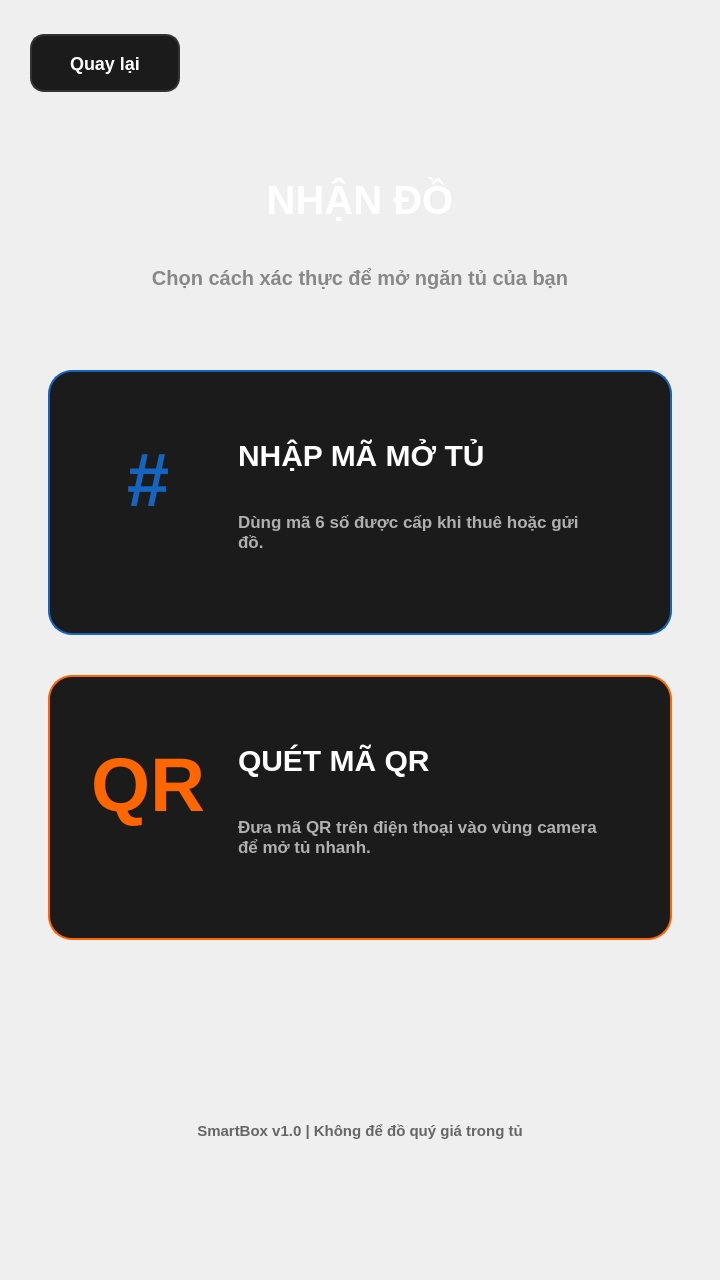
<?xml version="1.0" encoding="UTF-8"?>
<ui version="4.0">
 <class>PickupMethod</class>
 <widget class="QWidget" name="mainContent">
  <property name="geometry">
   <rect>
    <x>0</x>
    <y>0</y>
    <width>720</width>
    <height>1280</height>
   </rect>
  </property>
  <property name="windowTitle">
   <string>Pickup Method</string>
  </property>
  <property name="styleSheet">
   <string notr="true">#mainContent {
    background-color: #0A0A0A;
}
QPushButton#btnBack {
    background-color: #1C1B1B;
    border: 2px solid #333333;
    border-radius: 14px;
    color: #FFFFFF;
    font-size: 18px;
    font-weight: 800;
}
QLabel#titleLabel {
    color: #FFFFFF;
    font-size: 40px;
    font-weight: 900;
}
QLabel#subtitleLabel {
    color: #888888;
    font-size: 20px;
    font-weight: 600;
}
QFrame#pinCard,
QFrame#qrCard {
    background-color: #1C1B1B;
    border-radius: 24px;
}
QFrame#pinCard {
    border: 2px solid #1565C0;
}
QFrame#qrCard {
    border: 2px solid #FF6600;
}
QLabel#pinIcon,
QLabel#qrIcon {
    font-size: 76px;
    font-weight: 900;
    background-color: transparent;
}
QLabel#pinIcon {
    color: #1565C0;
}
QLabel#qrIcon {
    color: #FF6600;
}
QLabel#pinTitle,
QLabel#qrTitle {
    color: #FFFFFF;
    font-size: 30px;
    font-weight: 900;
    background-color: transparent;
}
QLabel#pinHint,
QLabel#qrHint {
    color: #B0B0B0;
    font-size: 17px;
    font-weight: 600;
    background-color: transparent;
}
QLabel#footerHint {
    color: #666666;
    font-size: 15px;
    font-weight: 600;
}</string>
  </property>
  <widget class="QPushButton" name="btnBack">
   <property name="geometry">
    <rect>
     <x>30</x>
     <y>34</y>
     <width>150</width>
     <height>58</height>
    </rect>
   </property>
   <property name="text">
    <string>Quay lại</string>
   </property>
  </widget>
  <widget class="QLabel" name="titleLabel">
   <property name="geometry">
    <rect>
     <x>50</x>
     <y>170</y>
     <width>620</width>
     <height>60</height>
    </rect>
   </property>
   <property name="text">
    <string>NHẬN ĐỒ</string>
   </property>
   <property name="alignment">
    <set>Qt::AlignmentFlag::AlignCenter</set>
   </property>
  </widget>
  <widget class="QLabel" name="subtitleLabel">
   <property name="geometry">
    <rect>
     <x>72</x>
     <y>245</y>
     <width>576</width>
     <height>66</height>
    </rect>
   </property>
   <property name="text">
    <string>Chọn cách xác thực để mở ngăn tủ của bạn</string>
   </property>
   <property name="alignment">
    <set>Qt::AlignmentFlag::AlignCenter</set>
   </property>
   <property name="wordWrap">
    <bool>true</bool>
   </property>
  </widget>
  <widget class="QFrame" name="pinCard">
   <property name="geometry">
    <rect>
     <x>48</x>
     <y>370</y>
     <width>624</width>
     <height>265</height>
    </rect>
   </property>
   <property name="frameShape">
    <enum>QFrame::Shape::StyledPanel</enum>
   </property>
   <widget class="QLabel" name="pinIcon">
    <property name="geometry">
     <rect>
      <x>40</x>
      <y>50</y>
      <width>120</width>
      <height>120</height>
     </rect>
    </property>
    <property name="text">
     <string>#</string>
    </property>
    <property name="alignment">
     <set>Qt::AlignmentFlag::AlignCenter</set>
    </property>
   </widget>
   <widget class="QLabel" name="pinTitle">
    <property name="geometry">
     <rect>
      <x>190</x>
      <y>62</y>
      <width>380</width>
      <height>46</height>
     </rect>
    </property>
    <property name="text">
     <string>NHẬP MÃ MỞ TỦ</string>
    </property>
   </widget>
   <widget class="QLabel" name="pinHint">
    <property name="geometry">
     <rect>
      <x>190</x>
      <y>126</y>
      <width>360</width>
      <height>72</height>
     </rect>
    </property>
    <property name="text">
     <string>Dùng mã 6 số được cấp khi thuê hoặc gửi đồ.</string>
    </property>
    <property name="wordWrap">
     <bool>true</bool>
    </property>
   </widget>
  </widget>
  <widget class="QFrame" name="qrCard">
   <property name="geometry">
    <rect>
     <x>48</x>
     <y>675</y>
     <width>624</width>
     <height>265</height>
    </rect>
   </property>
   <property name="frameShape">
    <enum>QFrame::Shape::StyledPanel</enum>
   </property>
   <widget class="QLabel" name="qrIcon">
    <property name="geometry">
     <rect>
      <x>40</x>
      <y>50</y>
      <width>120</width>
      <height>120</height>
     </rect>
    </property>
    <property name="text">
     <string>QR</string>
    </property>
    <property name="alignment">
     <set>Qt::AlignmentFlag::AlignCenter</set>
    </property>
   </widget>
   <widget class="QLabel" name="qrTitle">
    <property name="geometry">
     <rect>
      <x>190</x>
      <y>62</y>
      <width>380</width>
      <height>46</height>
     </rect>
    </property>
    <property name="text">
     <string>QUÉT MÃ QR</string>
    </property>
   </widget>
   <widget class="QLabel" name="qrHint">
    <property name="geometry">
     <rect>
      <x>190</x>
      <y>126</y>
      <width>360</width>
      <height>72</height>
     </rect>
    </property>
    <property name="text">
     <string>Đưa mã QR trên điện thoại vào vùng camera để mở tủ nhanh.</string>
    </property>
    <property name="wordWrap">
     <bool>true</bool>
    </property>
   </widget>
  </widget>
  <widget class="QLabel" name="footerHint">
   <property name="geometry">
    <rect>
     <x>40</x>
     <y>1110</y>
     <width>640</width>
     <height>42</height>
    </rect>
   </property>
   <property name="text">
    <string>SmartBox v1.0 | Không để đồ quý giá trong tủ</string>
   </property>
   <property name="alignment">
    <set>Qt::AlignmentFlag::AlignCenter</set>
   </property>
  </widget>
 </widget>
 <resources/>
 <connections/>
</ui>
